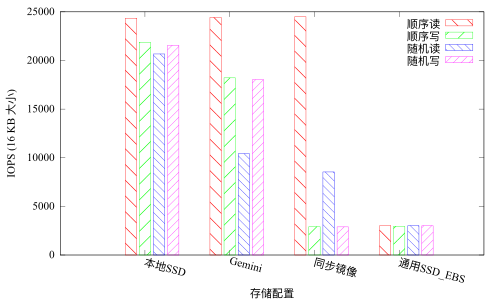

gnuplot code for this plot:
set term pdfcairo font "Times New Roman,12"
set output 'iops.pdf'
set style histogram gap 2
set style data histogram
set style fill transparent pattern 4 border
set boxwidth 0.8
#set grid ytics
#unset xtics
set xlabel "存储配置"
set ylabel "IOPS (16 KB 大小)"
set xtics rotate by -15
set yrange [0:*]
#set key inside left top noreverse noenhanced autotitles
plot 'iops.dat' u 2:xtic(1) t "顺序读", "" u 3:xtic(1) t "顺序写", "" u 4:xtic(1) t "随机读", "" u 5:xtic(1) t "随机写"
quit
